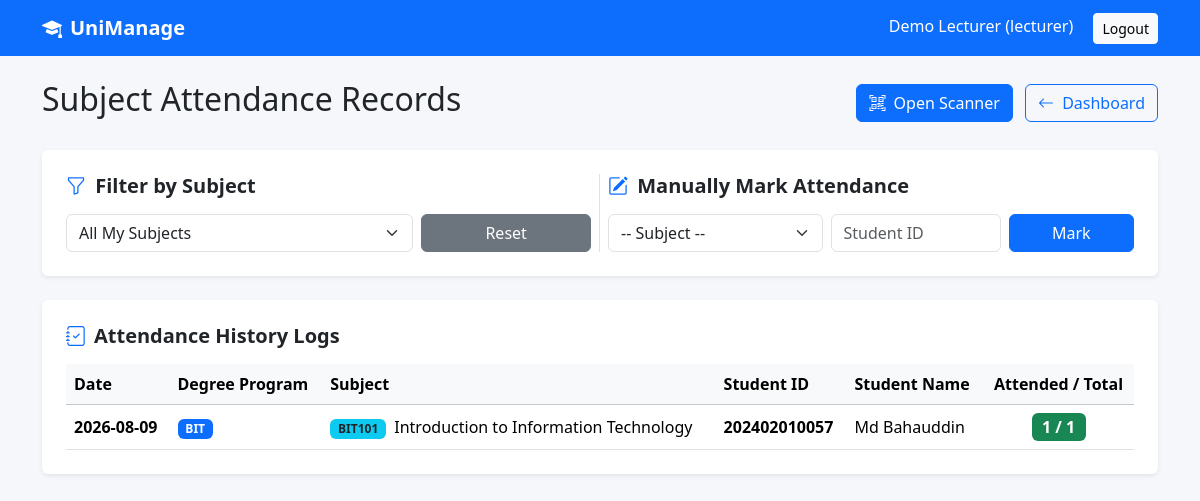
Screenshot of /lecturer/attendance.php (signed in) with the database file from the repository.
### tables this page shows
CREATE TABLE `students` (
  `id` int(11) NOT NULL,
  `user_id` int(11) NOT NULL,
  `course_id` int(11) DEFAULT NULL,
  `student_id` varchar(50) NOT NULL,
  `phone` varchar(30) DEFAULT NULL
);

CREATE TABLE `courses` (
  `id` int(11) NOT NULL,
  `program_id` int(11) DEFAULT NULL,
  `course_code` varchar(30) NOT NULL,
  `course_name` varchar(150) NOT NULL,
  `credit_hour` int(11) NOT NULL DEFAULT 3,
  `lecturer_id` int(11) DEFAULT NULL
);

CREATE TABLE `subjects` (
  `id` int(11) NOT NULL,
  `course_id` int(11) NOT NULL,
  `subject_code` varchar(20) NOT NULL,
  `subject_name` varchar(255) NOT NULL,
  `lecturer_id` int(11) DEFAULT NULL,
  `credit_hour` int(11) DEFAULT 3,
  `created_at` timestamp NOT NULL DEFAULT current_timestamp()
);

CREATE TABLE `users` (
  `id` int(11) NOT NULL,
  `name` varchar(100) NOT NULL,
  `email` varchar(150) NOT NULL,
  `password` varchar(255) NOT NULL,
  `role` enum('admin','lecturer','student') NOT NULL,
  `created_at` timestamp NOT NULL DEFAULT current_timestamp()
);

### config/auth.php (called while the page is built, shortened)
<?php
function e($value) {
    return htmlspecialchars((string)$value, ENT_QUOTES, 'UTF-8');
}

### lecturer/attendance.php (the view, shortened to what this page needs)
<?php
require_once "../config/auth.php";
require_once "../config/database.php";
$user_id = $_SESSION['user_id'] ?? $_SESSION['user']['id'] ?? 0;
$stmt = $pdo->prepare("SELECT id FROM lecturers WHERE user_id = ?");
$stmt->execute([$user_id]);
$lid = $stmt->fetchColumn();
$selected_subject_id = (int)($_GET['subject_id'] ?? 0);
$query = "
    SELECT
        a.attendance_date,
        a.status,
        s.student_id,
        u.name,
        sub.subject_code,
        sub.subject_name,
        c.course_code AS degree_course,
        sub.id AS subject_id,
        s.id AS student_pk,
        (
            SELECT COUNT(DISTINCT a1.attendance_date)
            FROM attendance a1
            WHERE a1.student_id = s.id AND a1.subject_id = sub.id AND a1.status IN ('Present', 'Late')
        ) AS days_attended,
        (
            SELECT COUNT(DISTINCT a2.attendance_date)
            FROM attendance a2
            WHERE a2.subject_id = sub.id
        ) AS total_sessions
    FROM attendance a
    JOIN students s ON s.id = a.student_id
    JOIN users u ON u.id = s.user_id
    JOIN subjects sub ON sub.id = a.subject_id
    LEFT JOIN courses c ON c.id = sub.course_id
    WHERE sub.lecturer_id = ?
";
$params = [$lid];
$query .= " ORDER BY a.attendance_date DESC, sub.subject_code ASC";
$logs_stmt = $pdo->prepare($query);
$logs_stmt->execute($params);
$logs = $logs_stmt->fetchAll(PDO::FETCH_ASSOC);
include "../partials/header.php";
?>
<div class="d-flex justify-content-between align-items-center mb-4">
    <h2>Subject Attendance Records</h2>
    <div>
        <a href="scan-attendance.php<?= $selected_subject_id ? '?subject_id='.$selected_subject_id : '' ?>" class="btn btn-primary me-2">
            <i class="bi bi-qr-code-scan me-1"></i> Open Scanner
        </a>
        <a href="dashboard.php" class="btn btn-outline-primary">
            <i class="bi bi-arrow-left me-1"></i> Dashboard
        </a>
    </div>
</div>
<div class="card p-4 mb-4 shadow-sm border-0">
    <div class="row g-3">
        <div class="col-md-6 border-end">
            <h5 class="fw-bold mb-3"><i class="bi bi-funnel me-1 text-primary"></i> Filter by Subject</h5>
            <form method="get" class="row g-2">
                <div class="col-8">
                    <select name="subject_id" class="form-select" onchange="this.form.submit()">
                        <option value="0">All My Subjects</option>
                    </select>
                </div>
                <div class="col-4">
                    <a href="attendance.php" class="btn btn-secondary w-100">Reset</a>
                </div>
            </form>
        </div>
        <div class="col-md-6">
            <h5 class="fw-bold mb-3"><i class="bi bi-pencil-square me-1 text-primary"></i> Manually Mark Attendance</h5>
            <form method="post" class="row g-2">
                <div class="col-5">
                    <select name="subject_id" class="form-select" required>
                        <option value="">-- Subject --</option>
                    </select>
                </div>
                <div class="col-4">
                    <input name="student_id" class="form-control" placeholder="Student ID" required>
                </div>
                <div class="col-3">
                    <button class="btn btn-primary w-100">Mark</button>
                </div>
            </form>
        </div>
    </div>
</div>
<div class="card p-4 shadow-sm border-0">
    <h5 class="fw-bold mb-3"><i class="bi bi-journal-check me-2 text-primary"></i>Attendance History Logs</h5>
    <div class="table-responsive">
        <table class="table table-hover align-middle mb-0">
            <thead class="table-light">
                <tr>
                    <th>Date</th>
                    <th>Degree Program</th>
                    <th>Subject</th>
                    <th>Student ID</th>
                    <th>Student Name</th>
                    <th class="text-center">Attended / Total</th>
                </tr>
            </thead>
            <tbody>
                <?php if (empty($logs)): ?>
                    <tr><td colspan="6" class="text-center text-muted py-4">No attendance records found.</td></tr>
                <?php else: ?>
                    <?php foreach ($logs as $log): ?>
                        <tr>
                            <td><strong><?= e($log['attendance_date']) ?></strong></td>
                            <td><span class="badge bg-primary"><?= e($log['degree_course'] ?: 'N/A') ?></span></td>
                            <td><span class="badge bg-info text-dark me-1"><?= e($log['subject_code']) ?></span> <?= e($log['subject_name']) ?></td>
                            <td><strong><?= e($log['student_id']) ?></strong></td>
                            <td><?= e($log['name']) ?></td>
                            <td class="text-center">
                                <span class="badge bg-success fs-6">
                                    <?= e($log['days_attended']) ?> / <?= e($log['total_sessions']) ?>
                                </span>
                            </td>
                        </tr>
                    <?php endforeach; ?>
                <?php endif; ?>
            </tbody>
        </table>
    </div>
</div>
<?php include "../partials/footer.php"; ?>

### assets/css/style.css (style rules this page uses)
body { background:#f5f7fb }
.card { border:0;box-shadow:0 4px 18px rgba(0,0,0,.06) }
.table td,.table th { vertical-align:middle }

### rows the page displays
students: attendance_date "2026-08-09", course.course_code "BIT", subjects.subject_code "BIT101", subjects.subject_name "Introduction to Information Technology", student "202402010057", user.name "Md Bahauddin", days_attended "1", total_sessions "1"

### other values shown
$_SESSION['user']['name'] "Demo Lecturer"
$_SESSION['user']['role'] "lecturer"
